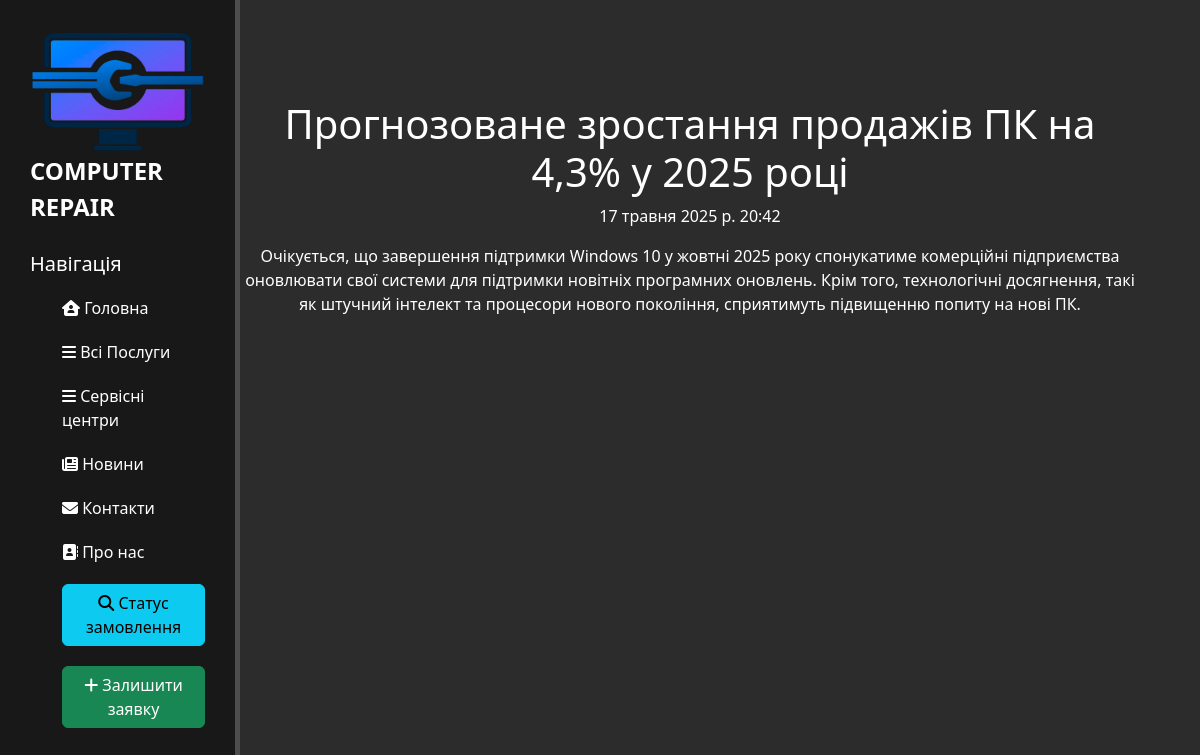
/news/6, run on the app's committed database.
### news/models.py (models this page shows, shortened)
class Artiles(models.Model):
    title = models.CharField('Назва', max_length=80)
    anons = models.CharField('Анонс', max_length=250)
    full_text = models.TextField('Стаття')
    date = models.DateTimeField('Дата публікації')
    class Meta:
        verbose_name = 'Новина'
        verbose_name_plural = 'Новини'

### news/views.py (the view)
# urls.py: path('<int:pk>', views.NewsDetailView.as_view(), name='news-detail'),
class NewsDetailView(DetailView):
    model = Artiles
    template_name = 'news/detail_view.html'
    context_object_name = 'artile'

### news/templates/news/detail_view.html (shortened to what this page needs)
{% extends 'main/layout.html' %}
{% block content %}
    <div class="features">
        <h1>{{ artile.title }}</h1>
        <p>{{ artile.date }}</p>
        <p>{{ artile.full_text }}</p>
    </div>
  {% endblock %}

### main/static/main/css/main.css (style rules this page uses)
body { background: #2c2c2c; }
main .features { float: left; color: #fff; margin-top: 100px; text-align: center; width: 75%; }

### data on the page
Artiles: title "Прогнозоване зростання продажів ПК на 4,3% у 2025 році", date "17 травня 2025 р. 20:42", full_text "Очікується, що завершення підтримки Windows 10 у жовтні 2025 року спонукатиме комерційні підприємства оновлювати свої системи для підтримки новітніх програмних оновлень. Крім того, технологічні досягнення, такі як штучний інтелект та процесори нового покоління, сприятимуть підвищенню попиту на нові ПК."
